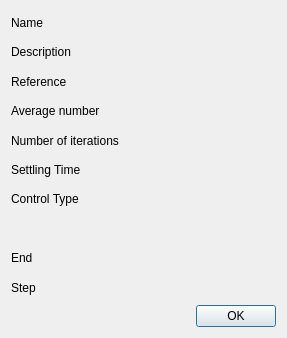
<?xml version="1.0" encoding="UTF-8"?>
<ui version="4.0">
 <class>MeasurementDetails</class>
 <widget class="QDialog" name="MeasurementDetails">
  <property name="geometry">
   <rect>
    <x>0</x>
    <y>0</y>
    <width>287</width>
    <height>338</height>
   </rect>
  </property>
  <property name="windowTitle">
   <string>Measurement Details</string>
  </property>
  <layout class="QGridLayout" name="gridLayout">
   <item row="0" column="0">
    <layout class="QVBoxLayout" name="verticalLayout">
     <item>
      <widget class="QLabel" name="labelViewName">
       <property name="text">
        <string>Name</string>
       </property>
      </widget>
     </item>
     <item>
      <widget class="QLabel" name="labelViewDescription">
       <property name="text">
        <string>Description</string>
       </property>
      </widget>
     </item>
     <item>
      <widget class="QLabel" name="labelViewReference">
       <property name="text">
        <string>Reference</string>
       </property>
      </widget>
     </item>
     <item>
      <widget class="QLabel" name="labelViewAverage">
       <property name="text">
        <string>Average number</string>
       </property>
      </widget>
     </item>
     <item>
      <widget class="QLabel" name="labelViewN">
       <property name="text">
        <string>Number of iterations</string>
       </property>
      </widget>
     </item>
     <item>
      <widget class="QLabel" name="labelViewSettling">
       <property name="text">
        <string>Settling Time</string>
       </property>
      </widget>
     </item>
     <item>
      <widget class="QLabel" name="labelViewControl">
       <property name="text">
        <string>Control Type</string>
       </property>
      </widget>
     </item>
     <item>
      <widget class="QWidget" name="widget" native="true"/>
     </item>
     <item>
      <widget class="QLabel" name="labelViewEnd">
       <property name="text">
        <string>End</string>
       </property>
      </widget>
     </item>
     <item>
      <widget class="QLabel" name="labelViewStep">
       <property name="text">
        <string>Step</string>
       </property>
      </widget>
     </item>
    </layout>
   </item>
   <item row="0" column="1">
    <layout class="QVBoxLayout" name="verticalLayout_2">
     <item>
      <widget class="QLabel" name="labelName">
       <property name="text">
        <string/>
       </property>
      </widget>
     </item>
     <item>
      <widget class="QLabel" name="labelDescription">
       <property name="text">
        <string/>
       </property>
      </widget>
     </item>
     <item>
      <widget class="QLabel" name="labelReference">
       <property name="text">
        <string/>
       </property>
      </widget>
     </item>
     <item>
      <widget class="QLabel" name="labelAverage">
       <property name="text">
        <string/>
       </property>
      </widget>
     </item>
     <item>
      <widget class="QLabel" name="labelN">
       <property name="text">
        <string/>
       </property>
      </widget>
     </item>
     <item>
      <widget class="QLabel" name="labelSettling">
       <property name="text">
        <string/>
       </property>
      </widget>
     </item>
     <item>
      <widget class="QLabel" name="labelControl">
       <property name="text">
        <string/>
       </property>
      </widget>
     </item>
     <item>
      <widget class="QLabel" name="labelEnd">
       <property name="text">
        <string/>
       </property>
      </widget>
     </item>
     <item>
      <widget class="QLabel" name="labelStep">
       <property name="text">
        <string/>
       </property>
      </widget>
     </item>
    </layout>
   </item>
   <item row="1" column="0" colspan="2">
    <widget class="QDialogButtonBox" name="buttonBox">
     <property name="orientation">
      <enum>Qt::Horizontal</enum>
     </property>
     <property name="standardButtons">
      <set>QDialogButtonBox::Ok</set>
     </property>
    </widget>
   </item>
  </layout>
 </widget>
 <resources/>
 <connections>
  <connection>
   <sender>buttonBox</sender>
   <signal>accepted()</signal>
   <receiver>MeasurementDetails</receiver>
   <slot>accept()</slot>
   <hints>
    <hint type="sourcelabel">
     <x>171</x>
     <y>357</y>
    </hint>
    <hint type="destinationlabel">
     <x>157</x>
     <y>274</y>
    </hint>
   </hints>
  </connection>
  <connection>
   <sender>buttonBox</sender>
   <signal>rejected()</signal>
   <receiver>MeasurementDetails</receiver>
   <slot>reject()</slot>
   <hints>
    <hint type="sourcelabel">
     <x>171</x>
     <y>357</y>
    </hint>
    <hint type="destinationlabel">
     <x>180</x>
     <y>274</y>
    </hint>
   </hints>
  </connection>
 </connections>
</ui>
